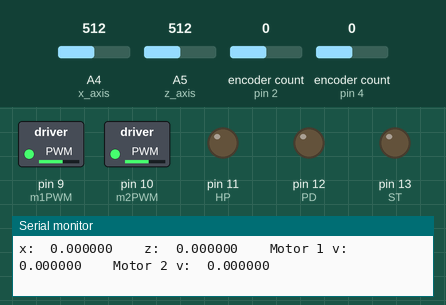
Recording of a sketch running on a simulated Arduino Uno, built with avr-gcc and run on an emulated ATmega328P. Shown: switched loads named in the sketch (green lamp = pin HIGH), output pins drawn as LEDs (lit = HIGH), the last lines printed to the serial monitor. The inputs (shaded band) are chosen by the test bench; at power-on: encoder count (sensors on pin 2, pin 4) 0, A4 (x_axis) = 512, A5 (z_axis) = 512.

Above: at 1.2 s.
1.3 s: encoder count (sensor on pin 2) set to -1
At 2.8 s:
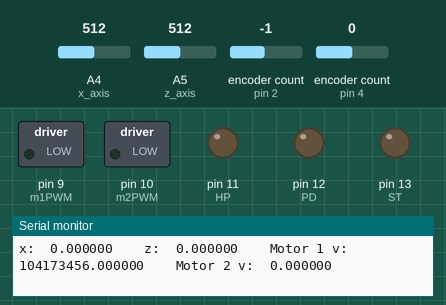
7.3 s: encoder count (sensor on pin 2) set to -2
At 10.2 s:
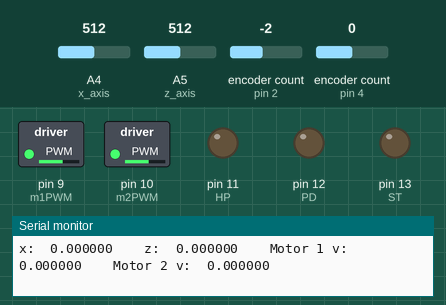
10.3 s: A4 (x_axis) set to 499
13.3 s: encoder count (sensor on pin 2) set to -3
At 14.8 s:
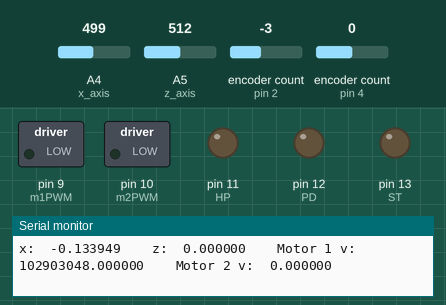
16.3 s: A5 (z_axis) set to 501
Timing chart, 0 to 19.3 s (numbered marks = the images above; inputs shaded):
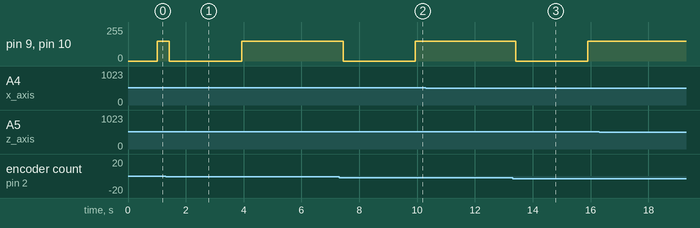

The sketch:

pendulum_test.ino
```cpp
/*
 * Authors: Quentin Corich, Austin Hutchison
 *
 * Data collection for deriving transfer function
 *
 *
 *
 * sources:
 * https://www.sparkfun.com/products/11341
 */

#include "DualMC33926MotorShield.h"
#include <Encoder.h>
DualMC33926MotorShield md;

//define pins
#define x_axis A4
#define z_axis A5
#define HP 11 //High pass filter reset
#define PD 12 //Power down
#define ST 13 //Self Test
#define zeroValue 1230.0 //mV

#define m1Dir 7
#define m1PWM 9
#define m2Dir 8
#define m2PWM 10
#define encA1 2
#define encB1 3
#define encA2 4
#define encB2 5

//global variables
double x_input = 0;
double z_input = 0;
double x_offset = -.03;
double z_offset = -.03;

unsigned long timerOld;  //variables initialized to 0 for initial conditions
unsigned long timerNew;
unsigned long count1Old;
unsigned long count1New;
unsigned long count2Old;
unsigned long count2New;
float deltaTime;
float velocity1;
float velocity2;
int countsPerRad = 509;      //about 509 counts per 1 radian of revolution

Encoder rotary1(2,3);
Encoder rotary2(4,5);

void setup() {

  Serial.begin(9600);
  md.init();
  gyroscopeInitilization();
  setOffset();
}

void loop() {

  motorEncoderReset();
  doTest(2);
  motor(1,0);   // Send off command to motor 1
  motor(2,0);  //send off command to motor 2
  delay(2500);  //delay 2.5 seconds, really get motor to stop

}

void gyroscopeInitilization(){
  //pin initilization
  pinMode(x_axis, INPUT);
  pinMode(z_axis, INPUT);
  pinMode(HP, OUTPUT);
  pinMode(PD, OUTPUT);
  pinMode(ST, OUTPUT);
  digitalWrite(HP, LOW); //
  digitalWrite(PD, LOW); //LOW - normal mode
  digitalWrite(ST, LOW); //
  //reset filter for better accuracy
  highPassFilterReset();
}
//sends a 500us pulse to HP pin to generate a high pass filter reset
void highPassFilterReset(){
  digitalWrite(HP, HIGH);
  delayMicroseconds(500);
  digitalWrite(HP, LOW);
  Serial.println("High Pass Filter Reset");
}

void setOffset(){
  x_input = analogRead(x_axis);
  z_input = analogRead(z_axis);

  x_input *= 4.9; //mV
  z_input *= 4.9; //mV

  x_input -= zeroValue;
  z_input -= zeroValue;

  x_input = (M_PI/180) * (x_input / 8.3); // rad/sec
  z_input = (M_PI/180) * (z_input / 8.3); // rad/sec

  x_offset = x_input;
  z_offset = z_input;
}

void getAngularVelocity(){
  //read x and z values with A/D converter
  x_input = analogRead(x_axis);
  z_input = analogRead(z_axis);

  x_input *= 4.9; //mV
  z_input *= 4.9; //mV

  x_input -= zeroValue;
  z_input -= zeroValue;

  x_input = (M_PI/180) * (x_input / 8.3); // rad/sec
  z_input = (M_PI/180) * (z_input / 8.3); // rad/sec

  x_input -= x_offset;
  z_input -= z_offset;
}

void printValues(){
  //print x and z values
  Serial.print("x:  ");
  Serial.print(x_input, 6);
  Serial.print("    ");
  Serial.print("z:  ");
  Serial.print(z_input, 6);
  Serial.print("    ");
  Serial.print("Motor 1 v:  ");  //used to see what velocity is
  Serial.print(velocity1, 6);
  Serial.print("    ");
  Serial.print("Motor 2 v:  ");  //used to see what velocity is
  Serial.print(velocity2, 6);
  Serial.println();
}

void motorEncoderReset(){
  rotary1.write(0);             //reset encoder counts
  rotary2.write(0);
  timerOld = 0;  //variables initialized to 0 for initial conditions
  timerNew = 0;
  count1Old = 0;
  count1New = 0;
  count2Old = 0;
  count2New = 0;
  deltaTime = 0.0;
  velocity1 = 0.0;
  velocity2 = 0.0;
}

void doTest(double rotations){
  while(count1Old <= 3200 * rotations){     //turn wheel about 2 times, then reset everything
    unsigned long timer = millis();   //create timer and reference for 1ms sampling time
    unsigned long timerRef = timer;

    timerNew = millis();            //set timerNew to whatever time the program is at
    count1New = rotary1.read();       //set countNew to however many counts the encoder has seen
    count2New = rotary2.read();
    deltaTime = (timerNew - timerOld)/1000.0;   //put deltaTime into seconds

    if(timer < 1000) {        //step response.  Keep motor off until 1 second has passed
      motor(1,0);
      motor(2,0);
    }
     else {
      motor(1,150);
      motor(2,150);
    }

    if (deltaTime > 0){    //don't let velocity be calculated with a deltaTime = 0, don't want to divide by 0
       velocity1 = ((float)(count1New - count1Old)/countsPerRad)/deltaTime;
       velocity2 = ((float)(count2New - count2Old)/countsPerRad)/deltaTime;
    }
    else {
       velocity1 = 0.0;
       velocity2 = 0.0;
    }

    getAngularVelocity(); //take measurements from gyroscope
    printValues(); //print all values in single line on com

    count1Old = count1New;    //set "old" variables to what new ones equaled
    count2Old = count2New;
    timerOld = timerNew;
    delay(timerRef + 1 - timer);  //sample at about 1ms

  }
}

void motor (int m, int pwm) {  //input m = 1 for m1, m = 2 for m2, pwm between -255 and 255
  if(m == 1){
    if(pwm > 0){               //if pwm > 0, turn m1 forward direction at some speed
      digitalWrite(m1Dir,HIGH);
      analogWrite(m1PWM,pwm);
    }
    else if(pwm < 0){          //if pwm < 0, turn m1 reverse direction at some speed
      digitalWrite(m1Dir,LOW);
      analogWrite(m1PWM,pwm);
    }
    else if (pwm > 255){       //if pwm greater than maximum amount, just make it max
      digitalWrite(m1Dir,HIGH);
      analogWrite(m1PWM,255);
    }
    else if (pwm < -255){      //if pwm less than minimum amount, just make it min
      digitalWrite(m1Dir,LOW);
      analogWrite(m1PWM,-255);
    }
    else{
      analogWrite(m1PWM,0);    //if pwm = 0, turn m1 off
    }
  }                            //end motor m1
  if(m == 2){
    if(pwm > 0){               //if pwm > 0, turn m2 forward direction at some speed
      digitalWrite(m2Dir,HIGH);
      analogWrite(m2PWM,pwm);
    }
    else if(pwm < 0){         //if pwm < 0, turn m2 reverse direction at some speed
      digitalWrite(m2Dir,LOW);
      analogWrite(m2PWM,-pwm);
    }
    else if(pwm > 255){       //if pwm greater than maximum amount, just make it max
      digitalWrite(m2Dir,HIGH);
      analogWrite(m2PWM,255);
    }
    else if(pwm < -255){      //if pwm less than minimum amount, just make it min
      digitalWrite(m2Dir,LOW);
      analogWrite(m2PWM,-255);
    }
    else{                     //if pwm = 0, turn m2 off
      analogWrite(m2PWM,0);
    }//end motor m2
  }
}
```

Measured:
- after the input at 1.3 s, pin 9 (m1PWM), pin 10 (m2PWM): 150/255 → 0/255 after 0.13 s, → 150/255 2.5 s later
- after the input at 7.3 s, pin 9 (m1PWM), pin 10 (m2PWM): 150/255 → 0/255 after 0.14 s, → 150/255 2.5 s later
- after the input at 13.3 s, pin 9 (m1PWM), pin 10 (m2PWM): 150/255 → 0/255 after 0.11 s, → 150/255 2.5 s later
